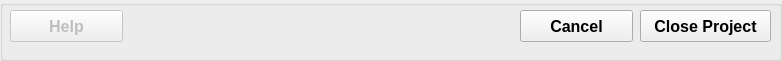
  <widget class="QGroupBox" name="groupBoxButtons">
   <property name="geometry">
    <rect>
     <x>4</x>
     <y>219</y>
     <width>782</width>
     <height>61</height>
    </rect>
   </property>
   <property name="title">
    <string/>
   </property>
   <widget class="QPushButton" name="pushButtonHelp">
    <property name="enabled">
     <bool>false</bool>
    </property>
    <property name="geometry">
     <rect>
      <x>10</x>
      <y>10</y>
      <width>113</width>
      <height>32</height>
     </rect>
    </property>
    <property name="font">
     <font>
      <family>Arial</family>
      <pointsize>12</pointsize>
      <weight>75</weight>
      <bold>true</bold>
     </font>
    </property>
    <property name="text">
     <string>Help</string>
    </property>
    <property name="autoDefault">
     <bool>false</bool>
    </property>
   </widget>
   <widget class="QPushButton" name="pushButtonClose">
    <property name="geometry">
     <rect>
      <x>520</x>
      <y>10</y>
      <width>113</width>
      <height>32</height>
     </rect>
    </property>
    <property name="font">
     <font>
      <family>Arial</family>
      <pointsize>12</pointsize>
      <weight>75</weight>
      <bold>true</bold>
     </font>
    </property>
    <property name="text">
     <string>Cancel</string>
    </property>
    <property name="autoDefault">
     <bool>false</bool>
    </property>
    <property name="default">
     <bool>false</bool>
    </property>
   </widget>
   <widget class="QPushButton" name="pushButtonCloseProject">
    <property name="geometry">
     <rect>
      <x>640</x>
      <y>10</y>
      <width>131</width>
      <height>32</height>
     </rect>
    </property>
    <property name="font">
     <font>
      <family>Arial</family>
      <pointsize>12</pointsize>
      <weight>75</weight>
      <bold>true</bold>
     </font>
    </property>
    <property name="toolTip">
     <string/>
    </property>
    <property name="text">
     <string>Close Project</string>
    </property>
    <property name="autoDefault">
     <bool>false</bool>
    </property>
   </widget>
  </widget>
